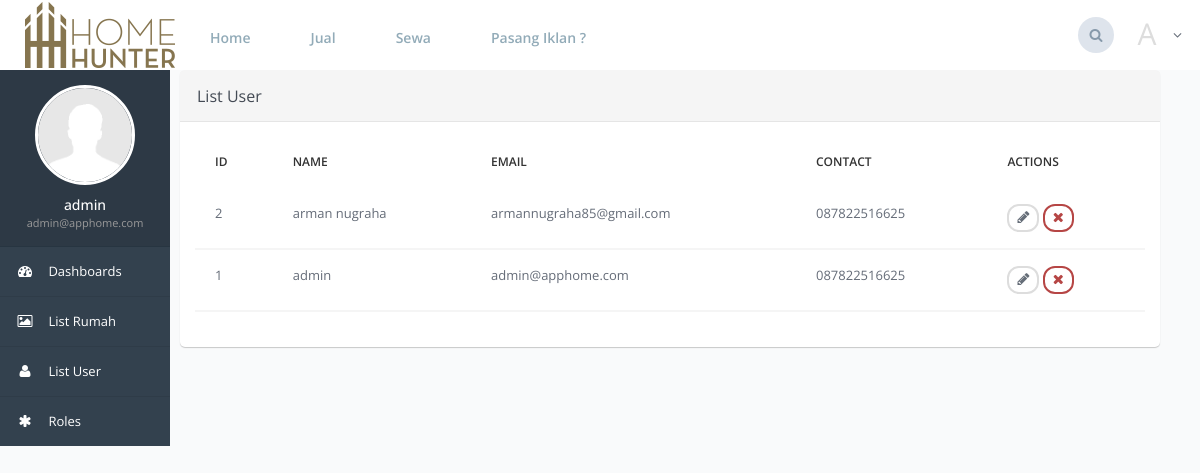
Page /index.php?page=views/admin/_index_user&get_id=1 (signed in) on the committed database.
### tables this page shows
CREATE TABLE `users` (
  `id` int(11) NOT NULL,
  `name` varchar(25) NOT NULL,
  `user_name` varchar(25) NOT NULL,
  `email` varchar(50) NOT NULL,
  `password` varchar(100) NOT NULL,
  `contact` varchar(14) NOT NULL,
  `address` varchar(200) NOT NULL,
  `city` varchar(50) DEFAULT NULL,
  `province` varchar(50) DEFAULT NULL,
  `postcode` int(8) DEFAULT NULL,
  `img` varchar(50) DEFAULT NULL,
  `role_id` int(11) DEFAULT NULL,
  `created_at` timestamp NOT NULL DEFAULT CURRENT_TIMESTAMP,
  `updated_at` timestamp NOT NULL DEFAULT CURRENT_TIMESTAMP ON UPDATE CURRENT_TIMESTAMP
);

### index.php (called while the page is built)
<?php
	include("header.php");
	if(isset($_GET['page'])){
		$page=$_GET['page'].".php";
	} else {
		$page='views/homes/index.php';
	}
	if(isset($_GET['get_id'])){
		$page=$_GET['page'].".php";
	}
	include($page);
	include ("footer.php");
?>

### views/admin/_index_user.php (the view, shortened to what this page needs)
<?php
    $id_user = $_SESSION['id'];
    $name = $_SESSION['name'];
    $email = $_SESSION['email'];
    $sql = "SELECT * FROM users where id=$id_user";
    $get_user =mysql_query($sql) or die("select data menu error :".mysql_error());
    $user =mysql_fetch_assoc($get_user);
?>
<div class="page-container">
<div class="page-sidebar" style="max-width: 170px;">
    <ul class="x-navigation" style="max-height: none; max-width: 170px;">
        <li class="xn-profile">
            <div class="profile">
                <div class="profile-image">
                    <?php
                        if ($user['img'] == null) {
                    ?>
                        <img src="assets/images/users/no-image.jpg"/>
                    <?php } else {?>
                        <img src="assets/user_files/<?php echo $user['id']; ?>/<?php echo $user['img']; ?>"/>
                    <?php } ?>
                </div>
                <div class="profile-data">
                    <div class="profile-data-name"><?php echo htmlspecialchars($name); ?></div>
                    <div class="profile-data-title"><?php echo htmlspecialchars($email); ?></div>
                </div>
            </div>
        </li>
        <li>
            <a href="index.php?page=views/admin/index&get_id=<?php echo $id_user; ?>"><span class="fa fa-dashboard"></span> <span class="xn-text">Dashboards</span></a>
        </li>
        <li>
            <a href="index.php?page=views/admin/_index_building&get_id=<?php echo $id_user; ?>"><span class="fa fa-image"></span> List Rumah</a>
        </li>
        <li>
            <a href="index.php?page=views/admin/_index_user&get_id=<?php echo $id_user; ?>"><span class="fa fa-user"></span> List User</a>
        </li>
        <li>
            <a href="index.php?page=views/admin/_index_role&get_id=<?php echo $id_user; ?>"><span class="fa fa-asterisk"></span> Roles</a>
        </li>
    </ul>
</div>
    <div class="page-content">
        <div class="row">
            <div class="col-md-10">
                <div class="panel panel-default">
                    <div class="panel-heading">
                        <h3 class="panel-title">List User</h3>
                    </div>
                    <div class="panel-body">
                        <div class="table-responsive">
                            <table class="table">
                                <thead>
                                    <tr>
                                        <th>id</th>
                                        <th>Name</th>
                                        <th>Email</th>
                                        <th>Contact</th>
                                        <th>Actions</th>
                                    </tr>
                                </thead>
                                <tbody>
                                    <?php
                                        if (isset($_GET['pages'])) {
                                            $page = $_GET['pages'];
                                        } else {
                                            $page = 1;
                                        }
                                        $no_of_records_per_page = 8;
                                        $offset = ($page-1) * $no_of_records_per_page;
                                        $sql ="SELECT * FROM users ORDER BY id DESC LIMIT $offset, $no_of_records_per_page";
                                        $query =mysql_query($sql) or die("select data menu error :".mysql_error());
                                        $cek=mysql_num_rows($query);
                                        if ($cek == null) {
                                        ?>
                                        <tr>
                                            <td style="background-color: #FFF !important;">Data Kosong</td>
                                        </tr>
                                        <?php }else{
                                        while($record =mysql_fetch_array($query)){
                                    ?>
                                    <tr>
                                        <td style="background-color: #FFF !important; border-bottom: 2px solid #F5f5f5;"><?php echo $record['id'];?></td>
                                        <td style="background-color: #FFF !important; border-bottom: 2px solid #F5f5f5;"><?php echo htmlspecialchars($record['name']);?></td>
                                        <td style="background-color: #FFF !important; border-bottom: 2px solid #F5f5f5;"><?php echo htmlspecialchars($record['email']);?></td>
                                        <td style="background-color: #FFF !important; border-bottom: 2px solid #F5f5f5;"><?php echo $record['contact'];?></td>
                                        <td style="background-color: #FFF !important; border-bottom: 2px solid #F5f5f5;">
                                            <a href="index.php?page=views/users/edit&get_id=<?php echo $record['id']; ?>"><button class="btn btn-default btn-rounded btn-condensed btn-sm" data-toggle="tooltip" data-placement="right" title="" data-original-title="Edit User"><span class="fa fa-pencil"></span></button></a>
                                            <a href="controller/edit_user.php?get_id=<?php echo $record['id']; ?>"><button class="btn btn-danger btn-rounded btn-condensed btn-sm" data-toggle="tooltip" data-placement="right" title="" data-original-title="Delete User" onClick="delete_row('trow_1');"><span class="fa fa-times"></span></button></a>
                                        </td>
                                    </tr>
                                    <?php } } ?>
                                </tbody>
                            </table>
                        </div>
                    </div>
                </div>
            </div>
        </div>
</div>

### rows in the picture
users: id "2", name "arman nugraha", email "armannugraha85@gmail.com", contact "087822516625"
users: id "1", name "admin", email "admin@apphome.com", contact "087822516625"

### other values in the picture
$acronym "A"
$name "admin"
$email "admin@apphome.com"
